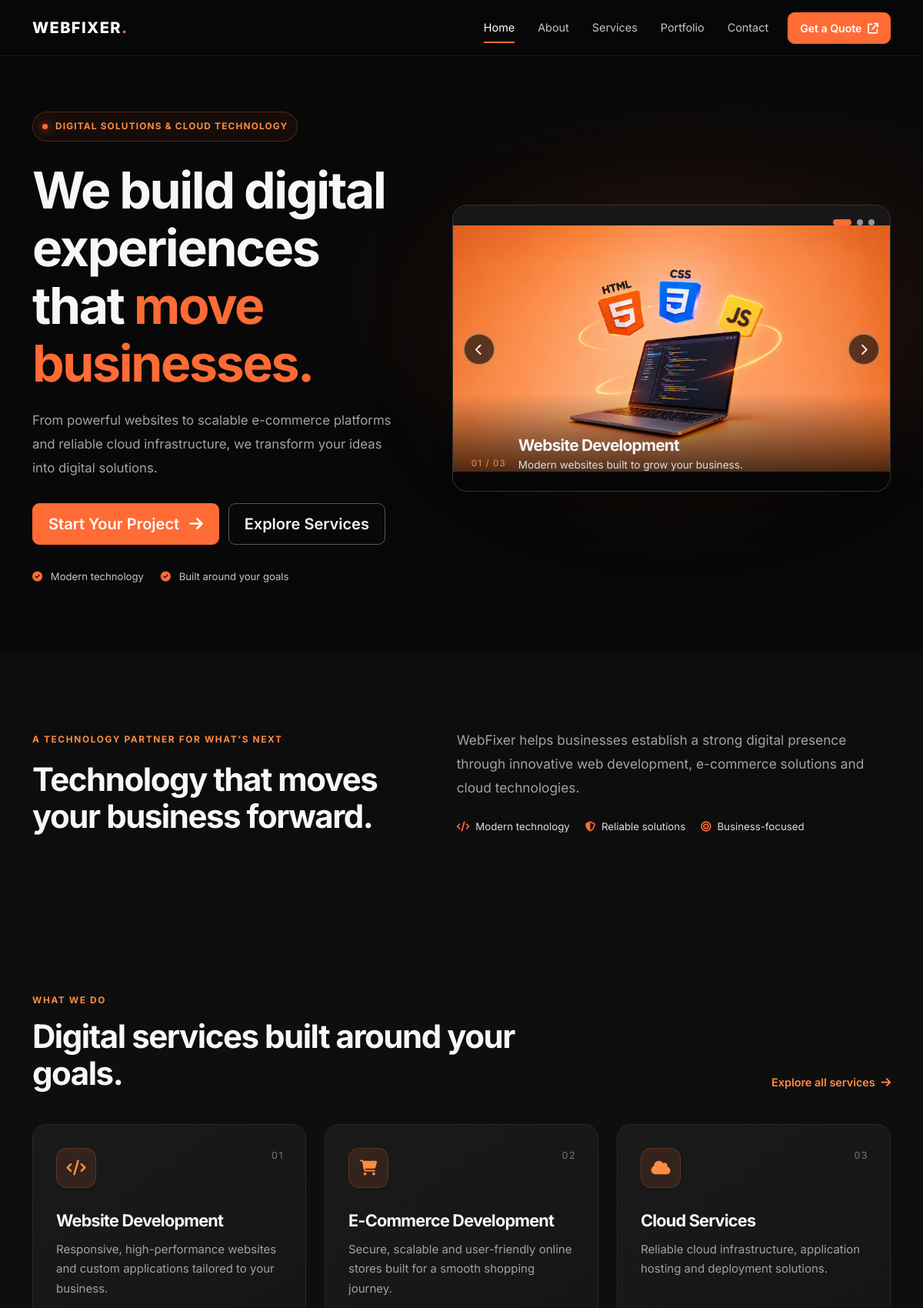
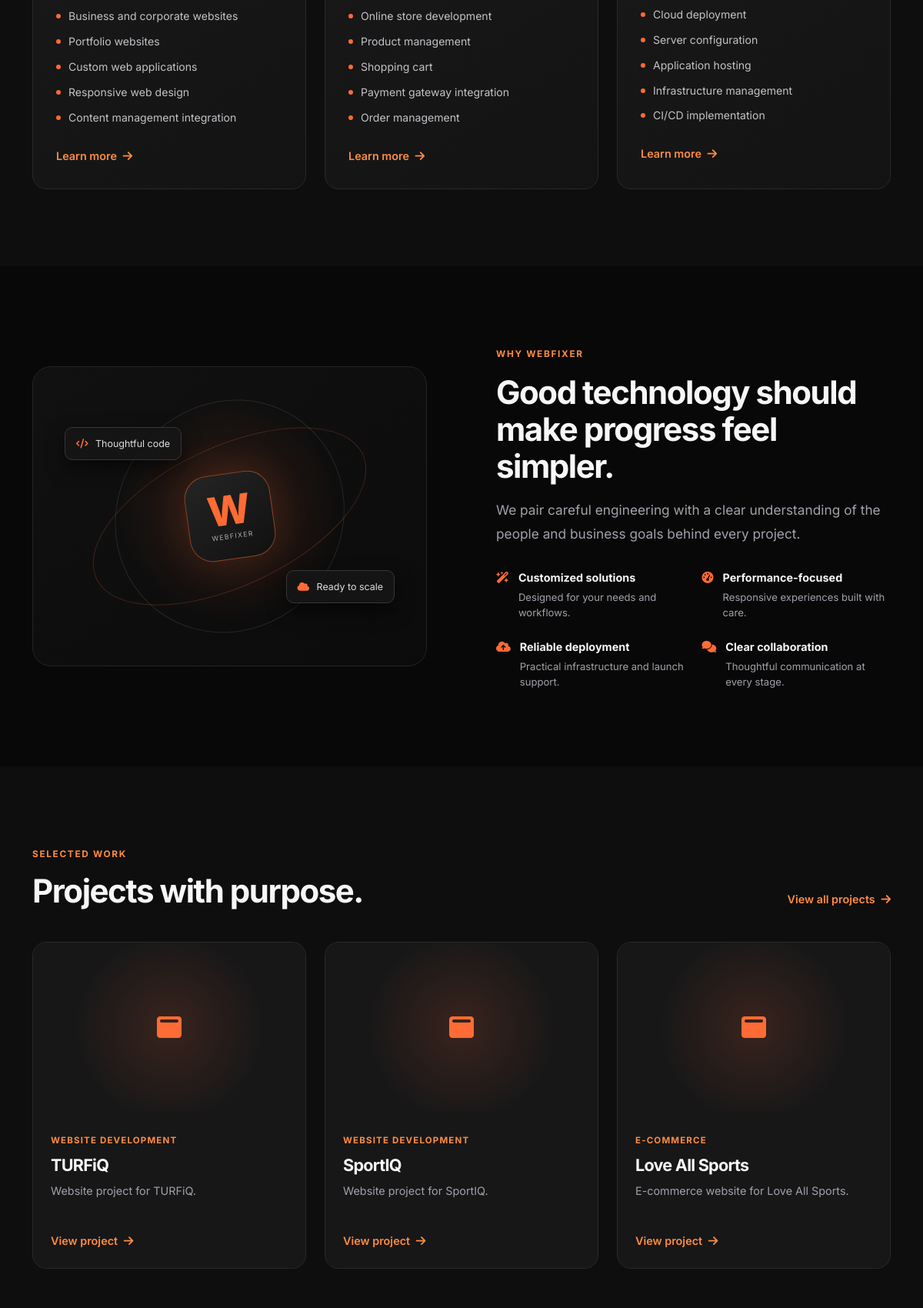
The page / (upper part) on the database its author committed (2 pictures, top to bottom).
### apps/services/models.py (models this page shows, shortened)
class Service(models.Model):
    class Category(models.TextChoices):
        WEBSITE = "website", "Website Development"
        ECOMMERCE = "ecommerce", "E-Commerce Development"
        CLOUD = "cloud", "Cloud Services"
    title = models.CharField(max_length=120)
    slug = models.SlugField(unique=True)
    category = models.CharField(max_length=20, choices=Category.choices, unique=True)
    short_description = models.CharField(max_length=240)
    description = models.TextField()
    benefits = models.TextField(blank=True, help_text="One benefit per line.")
    features = models.TextField(blank=True, help_text="One feature per line.")
    technologies = models.CharField(max_length=300, blank=True, help_text="Comma-separated.")
    icon = models.CharField(max_length=60, default="fa-code", help_text="Font Awesome icon class, for example fa-code.")
    display_order = models.PositiveSmallIntegerField(default=0)
    is_active = models.BooleanField(default=True)
    created_at = models.DateTimeField(auto_now_add=True)
    updated_at = models.DateTimeField(auto_now=True)
    class Meta:
        ordering = ("display_order", "title")
    def get_absolute_url(self):
        return reverse("services:detail", kwargs={"slug": self.slug})
    @property
    def feature_list(self):
        return [line.strip() for line in self.features.splitlines() if line.strip()]

### apps/portfolio/models.py (models this page shows, shortened)
class Project(models.Model):
    class Category(models.TextChoices):
        WEBSITE = "website", "Website Development"
        ECOMMERCE = "ecommerce", "E-Commerce"
        CLOUD = "cloud", "Cloud Services"
    title = models.CharField(max_length=160)
    slug = models.SlugField(unique=True)
    category = models.CharField(max_length=20, choices=Category.choices)
    description = models.TextField()
    thumbnail = models.FileField(
        upload_to="portfolio/",
        blank=True,
        validators=[FileExtensionValidator(["jpg", "jpeg", "png", "webp"])],
    )
    project_url = models.URLField(blank=True)
    display_order = models.PositiveSmallIntegerField(default=0)
    is_published = models.BooleanField(default=False)
    created_at = models.DateTimeField(auto_now_add=True)
    class Meta:
        ordering = ("display_order", "-created_at")
    def get_absolute_url(self):
        return reverse("portfolio:detail", kwargs={"slug": self.slug})

### apps/core/views.py (the view)
# urls.py: path('', views.home, name='home'),
def home(request):
    return render(request, "public/home.html", {
        "services": Service.objects.filter(is_active=True),
        "projects": Project.objects.filter(is_published=True)[:3],
    })

### apps/core/context_processors.py (called while the page is built)
def business_contact(request):
    return {
        "contact_phone": settings.CONTACT_PHONE,
        "contact_email": settings.CONTACT_EMAIL,
    }

### templates/public/home.html (shortened to what this page needs)
{% extends "public/base.html" %}
{% load static %}
{% block content %}
<section class="hero-section" id="home">
  <div class="container hero-grid">
    <div class="hero-copy">
      <span class="eyebrow"><span class="eyebrow-dot"></span> Digital solutions & cloud technology</span>
      <h1>We build digital experiences that <span>move businesses.</span></h1>
      <p>From powerful websites to scalable e-commerce platforms and reliable cloud infrastructure, we transform your ideas into digital solutions.</p>
      <div class="hero-actions"><a href="{% url 'contact:quote' %}" class="btn btn-primary-orange btn-lg">Start Your Project <i class="fa-solid fa-arrow-right ms-2" aria-hidden="true"></i></a><a href="{% url 'services:list' %}" class="btn btn-outline-light btn-lg">Explore Services</a></div>
      <div class="hero-trust"><span><i class="fa-solid fa-circle-check" aria-hidden="true"></i> Modern technology</span><span><i class="fa-solid fa-circle-check" aria-hidden="true"></i> Built around your goals</span></div>
    </div>
    <div class="hero-visual">
      <div class="hero-slider" data-hero-slider aria-roledescription="carousel" aria-label="WebFixer services">
        <div class="hero-slides">
          <article class="hero-slide is-active" data-slide aria-hidden="false"><img src="{% static 'images/hero-workspace.png' %}" alt="Web development workspace with HTML, CSS, JavaScript and a laptop" fetchpriority="high"><div class="slide-caption"><span>01 / 03</span><div><h2>Website Development</h2><p>Modern websites built to grow your business.</p></div></div></article>
        </div>
        <button class="slider-control slider-prev" type="button" aria-label="Previous slide" data-prev><i class="fa-solid fa-chevron-left" aria-hidden="true"></i></button><button class="slider-control slider-next" type="button" aria-label="Next slide" data-next><i class="fa-solid fa-chevron-right" aria-hidden="true"></i></button>
        <div class="slider-indicators" role="group" aria-label="Choose a slide"><button type="button" aria-label="Show website development slide" aria-current="true" data-indicator="0"></button><button type="button" aria-label="Show e-commerce development slide" aria-current="false" data-indicator="1"></button><button type="button" aria-label="Show cloud services slide" aria-current="false" data-indicator="2"></button></div>
      </div>
    </div>
  </div>
</section>
<section class="intro-section section-pad"><div class="container intro-grid"><div><span class="section-kicker">A technology partner for what’s next</span><h2>Technology that moves your business forward.</h2></div><div><p class="lead-copy">WebFixer helps businesses establish a strong digital presence through innovative web development, e-commerce solutions and cloud technologies.</p><div class="intro-highlights"><span><i class="fa-solid fa-code" aria-hidden="true"></i> Modern technology</span><span><i class="fa-solid fa-shield-halved" aria-hidden="true"></i> Reliable solutions</span><span><i class="fa-solid fa-bullseye" aria-hidden="true"></i> Business-focused</span></div></div></div></section>
<section class="section-pad section-dark" id="services"><div class="container"><div class="section-heading"><div><span class="section-kicker">What we do</span><h2>Digital services built around your goals.</h2></div><a class="text-link" href="{% url 'services:list' %}">Explore all services <i class="fa-solid fa-arrow-right ms-1" aria-hidden="true"></i></a></div><div class="row g-4">
{% if services %}
{% for service in services %}<div class="col-lg-4"><article class="service-card h-100"><div class="service-icon"><i class="fa-solid {{ service.icon }}" aria-hidden="true"></i></div><span class="card-index">0{{ forloop.counter }}</span><h3>{{ service.title }}</h3><p>{{ service.short_description }}</p><ul class="feature-list">{% for feature in service.feature_list|slice:":5" %}<li>{{ feature }}</li>{% endfor %}</ul><a class="card-link" href="{{ service.get_absolute_url }}">Learn more <i class="fa-solid fa-arrow-right ms-1" aria-hidden="true"></i></a></article></div>{% endfor %}
{% endif %}</div></div></section>
<section class="section-pad why-section"><div class="container why-grid"><div class="why-visual" aria-hidden="true"><div class="why-orbit orbit-one"></div><div class="why-orbit orbit-two"></div><div class="why-core"><span>W</span><small>WEBFIXER</small></div><div class="why-chip chip-code"><i class="fa-solid fa-code"></i> Thoughtful code</div><div class="why-chip chip-cloud"><i class="fa-solid fa-cloud"></i> Ready to scale</div></div><div class="why-copy"><span class="section-kicker">Why WebFixer</span><h2>Good technology should make progress feel simpler.</h2><p class="lead-copy">We pair careful engineering with a clear understanding of the people and business goals behind every project.</p><div class="why-list"><div><i class="fa-solid fa-wand-magic-sparkles" aria-hidden="true"></i><span><b>Customized solutions</b><small>Designed for your needs and workflows.</small></span></div><div><i class="fa-solid fa-gauge-high" aria-hidden="true"></i><span><b>Performance-focused</b><small>Responsive experiences built with care.</small></span></div><div><i class="fa-solid fa-cloud-arrow-up" aria-hidden="true"></i><span><b>Reliable deployment</b><small>Practical infrastructure and launch support.</small></span></div><div><i class="fa-solid fa-comments" aria-hidden="true"></i><span><b>Clear collaboration</b><small>Thoughtful communication at every stage.</small></span></div></div></div></div></section>
<section class="section-pad section-dark" id="portfolio"><div class="container"><div class="section-heading"><div><span class="section-kicker">Selected work</span><h2>Projects with purpose.</h2></div><a class="text-link" href="{% url 'portfolio:list' %}">View all projects <i class="fa-solid fa-arrow-right ms-1" aria-hidden="true"></i></a></div>
{% if projects %}<div class="row g-4">{% for project in projects %}<div class="col-md-6 col-lg-4"><article class="project-card">{% if project.thumbnail %}<a href="{{ project.get_absolute_url }}" class="project-image"><img src="{{ project.thumbnail.url }}" alt="{{ project.title }} project preview" loading="lazy"></a>{% else %}<a href="{{ project.get_absolute_url }}" class="project-image project-image-placeholder" aria-label="View {{ project.title }}"><i class="fa-solid fa-window-maximize" aria-hidden="true"></i></a>{% endif %}<div class="project-info"><span class="project-category">{{ project.get_category_display }}</span><h3><a href="{{ project.get_absolute_url }}">{{ project.title }}</a></h3><p>{{ project.description|truncatewords:20 }}</p><a class="card-link" href="{{ project.get_absolute_url }}">View project <i class="fa-solid fa-arrow-right ms-1" aria-hidden="true"></i></a></div></article></div>{% endfor %}</div>{% endif %}</div></section>
{% endblock %}

### rows shown on the page
Service: title "Website Development", short_description "Responsive, high-performance websites and custom applications tailored to your business.", feature_list "Business and corporate websites" "Portfolio websites" "Custom web applications" "Responsive web design" "Content management integration"
Service: title "E-Commerce Development", short_description "Secure, scalable and user-friendly online stores built for a smooth shopping journey.", feature_list "Online store development" "Product management" "Shopping cart" "Payment gateway integration" "Order management"
Service: title "Cloud Services", short_description "Reliable cloud infrastructure, application hosting and deployment solutions.", feature_list "Cloud deployment" "Server configuration" "Application hosting" "Infrastructure management" "CI/CD implementation"
Project: category "WEBSITE DEVELOPMENT", title "TURFiQ", description "Website project for TURFiQ."
Project: category "WEBSITE DEVELOPMENT", title "SportIQ", description "Website project for SportIQ."
Project: category "E-COMMERCE", title "Love All Sports", description "E-commerce website for Love All Sports."
